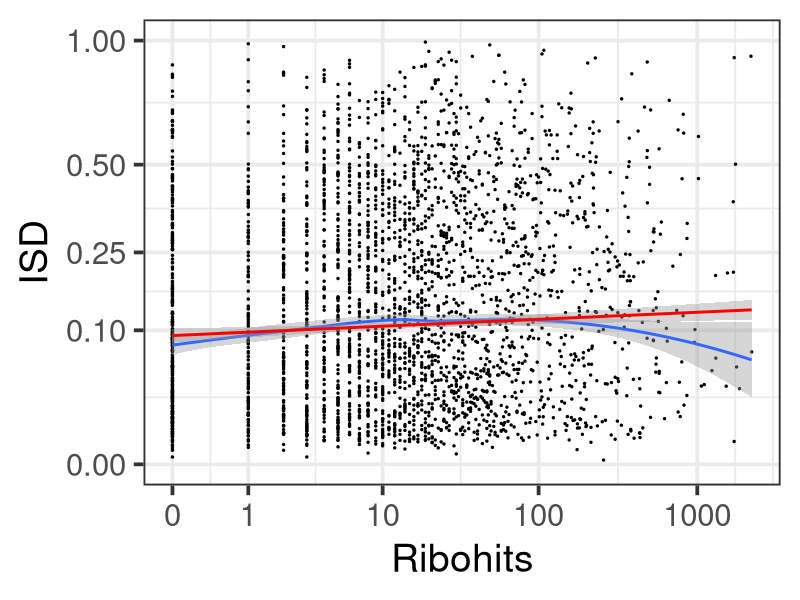
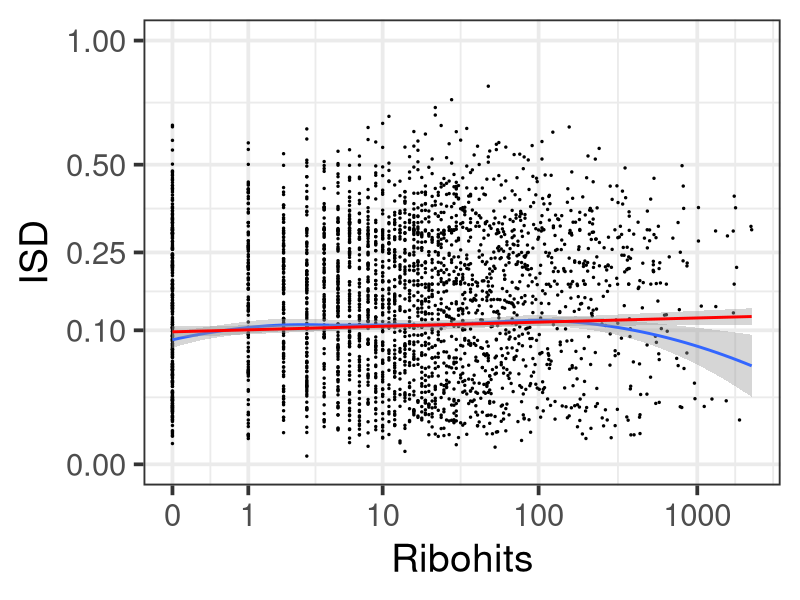
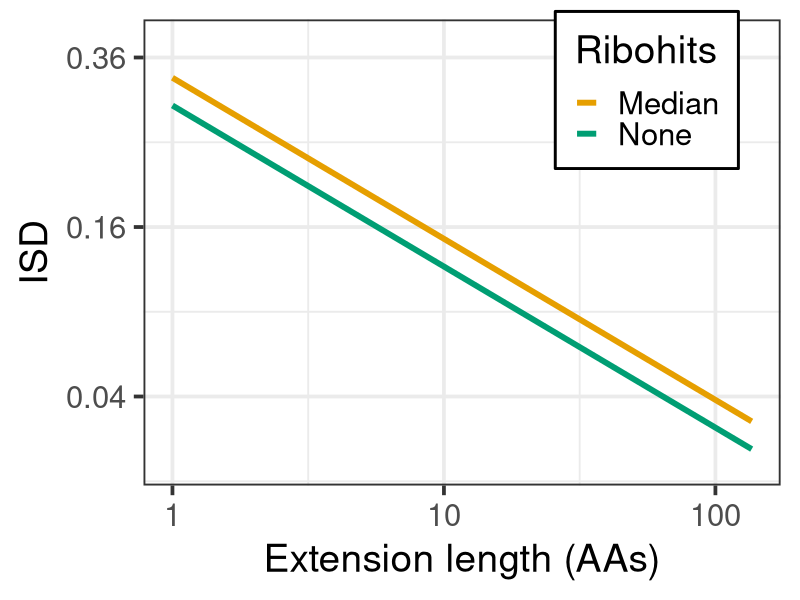
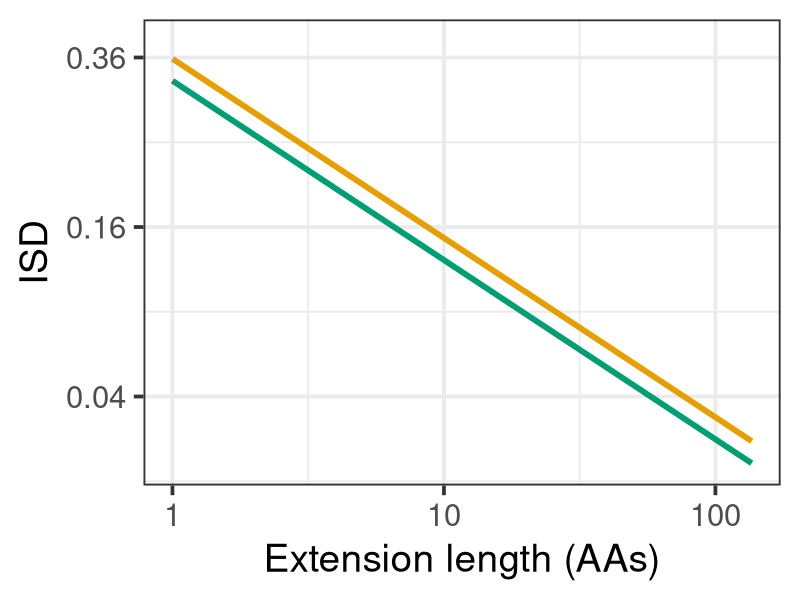

Source code (R) for these figures, in order:
# Figure 4 code.

# Load ribohits data.
ribohits.data <- read.table("Data/ribohits_data_11-13-19.tab", header = T, sep = "\t", stringsAsFactors = F)

# Load packages.
library(tidyverse)
library(Hmisc)

# Turning ribohits into a factor.
ribohits.data$Ribohits.factor <- ifelse(ribohits.data$Ribohits.Binary == 1, "Yes", "No")
ribohits.data$Ribohits.factor <- factor(ribohits.data$Ribohits.factor, levels = c("Yes", "No"))

# Transforming ISD in frame.
ribohits.data$ISD.0.sqrt <- sqrt(ribohits.data$ISD.0.iupred2)

# Gather into ISD groups.
ribo.isd <-
  ribohits.data[ribohits.data$Fragile == 0,] %>%
  gather("ISD.0.sqrt", "ISD.grafted.sqrt", key = "Grafting", value = "ISD")

isd.data.weighted <- dplyr::group_by(ribo.isd, Grafting, Ribohits.factor) %>%
  dplyr::summarise(ISD.mean = wtd.mean(ISD, weights = Length.0, na.rm = T),
            ISD.sd = sqrt(wtd.var(ISD, weights = Length.0, na.rm = T)),
            ISD.N = length(ISD[!is.na(ISD)]),
            ISD.se = ISD.sd / sqrt(ISD.N))
isd.data.weighted$Grafting <- c("Original", "Original", "Grafted", "Grafted")
isd.data.weighted$Grafting <- factor(isd.data.weighted$Grafting, levels = c("Original", "Grafted"))
names(isd.data.weighted)[2] <- "Ribohits"

# Making figure 3 part A.
cbPalette <- c("#000000", "#E69F00", "#56B4E9", "#009E73", "#F0E442", "#0072B2", "#D55E00", "#CC79A7")

fig.4a.orig <- 
  ggplot(data = ribohits.data[ribohits.data$Fragile == 0,],
         aes(x = log10(Ribohits.summed + 0.5),
             y = ISD.0.sqrt,
             weight = Length.0 - 1)
  ) +
  geom_point(size = 0.5) +
  geom_smooth(method = "loess") +
  geom_smooth(method = "lm", color = "red") +
  xlab("Ribohits") +
  ylab("ISD") +
  scale_y_continuous(limits = c(0, 1),
                     breaks = sqrt(c(0, 0.1, 0.25, 0.5, 1)),
                     labels = c("0.00", "0.10", "0.25", "0.50", "1.00")) +
  scale_x_continuous(breaks = log10(c(0.5, 1.5, 10.5, 100.5, 1000.5)),
                     labels = c(0, 1, 10, 100, 1000)) +
  theme_bw(base_size = 28)

#ggExtra::ggMarginal(fig.4a.orig, type = "histogram")
png(filename = "Scripts/Figures/ISD_0_weighted_loess_lm_12-8-19.png", width = 6, height = 6, units = "in", res = 350)
fig.4a.orig
dev.off()

# Part A grafted.
png(filename = "Scripts/Figures/ISD_g_weighted_loess_lm_12-8-19.png", width = 6, height = 6, units = "in", res = 350)
fig.4a.grafted <-
  ggplot(data = ribohits.data[ribohits.data$Fragile == 0,],
       aes(x = log10(Ribohits.summed + 0.5),
           y = ISD.grafted.sqrt,
           weight = Length.0)
) +
  geom_point(size = 0.5) +
  geom_smooth(method = "loess") +
  geom_smooth(method = "lm", color = "red") +
  xlab("Ribohits") +
  ylab("ISD") +
  scale_y_continuous(limits = c(0, 1),
                     breaks = sqrt(c(0, 0.1, 0.25, 0.5, 1)),
                     labels = c("0.00", "0.10", "0.25", "0.50", "1.00")) +
  scale_x_continuous(breaks = log10(c(0.5, 1.5, 10.5, 100.5, 1000.5)),
                     labels = c(0, 1, 10, 100, 1000)) +
  theme_bw(base_size = 28)
#ggExtra::ggMarginal(fig.4a.grafted, type = "histogram")
fig.4a.grafted
dev.off()

# Making figure 3 part B.
names(ribohits.data)[19] <- "Ribohits"
isd.0.lm <- lm(data = ribohits.data[ribohits.data$Fragile == 0,],
               formula = ISD.0.sqrt ~ log10(Ribohits.summed + 0.5) + log10(Length.0),
               weights = (Length.0 - 1))
isd.0.summary <- summary(isd.0.lm)
AIC(isd.0.lm)
isd.0.lrt <- drop1(isd.0.lm, test = "Chisq")
isd.0.lrt$`Pr(>Chi)`

isd.g.lm <- lm(data = ribohits.data[ribohits.data$Fragile == 0,],
               formula = ISD.grafted.sqrt ~ log10(Ribohits.summed + 0.5) + log10(Length.0),
               weights = Length.0 - 1)
isd.g.summary <- summary(isd.g.lm)
AIC(isd.g.lm)
isd.g.lrt <- drop1(isd.g.lm, test = "Chisq")
isd.g.lrt$`Pr(>Chi)`

med.ribo <- log10(median(ribohits.data[ribohits.data$Fragile == 0,]$Ribohits.summed + 0.5, na.rm = T))
no.ribo <- log10(0.5)

png(filename = "Scripts/Figures/ISD0_Length0_ribo_12-8-19.png", width = 6, height = 6, units = "in", res = 350)
ggplot(data = ribohits.data[ribohits.data$Fragile == 0,],
       aes(x = log10(Length.0),
           y = sqrt(ISD.0.iupred2),
           color = Ribohits)) +
  stat_function(fun = function(x)isd.0.lm$coefficients[1]+isd.0.lm$coefficients[3]*x+no.ribo*isd.0.lm$coefficients[2],
                geom = "line", aes(color = "No"), size = 2) +
  stat_function(fun = function(x)isd.0.lm$coefficients[1]+isd.0.lm$coefficients[3]*x+med.ribo*isd.0.lm$coefficients[2],
                geom = "line", aes(color = "Yes"), size = 2) +
  xlab("Extension length (AAs)") +
  ylab("ISD") +
  scale_x_continuous(breaks = log10(c(1, 10, 100)),
                     labels = c(1, 10, 100)) +
  scale_y_continuous(breaks = sqrt(c(0.04, 0.16, 0.36)),
                     labels = c(0.04, 0.16, 0.36),
                     limits = c(0.12, 0.62)) +
  theme_bw(base_size = 28) +
  scale_color_manual(limits = c("Yes", "No"), labels = c("Median", "None"), values = cbPalette[c(2,4)]) +
  theme(legend.position = c(0.79, 0.8485),
        legend.background = element_rect(fill = "white", size = 1, linetype = "solid", color = "black"))
dev.off()

png(filename = "Scripts/Figures/ISDg_Length0_ribo_12-8-19.png", width = 6, height = 6, units = "in", res = 350)
ggplot(data = ribohits.data[ribohits.data$Fragile == 0,],
       aes(x = log10(Length.0),
           y = ISD.grafted.sqrt,
           color = Ribohits)) +
  stat_function(fun = function(x)isd.g.lm$coefficients[1]+isd.g.lm$coefficients[3]*x+no.ribo*isd.0.lm$coefficients[2],
                geom = "line", aes(color = "No"), size = 2) +
  stat_function(fun = function(x)isd.g.lm$coefficients[1]+isd.g.lm$coefficients[3]*x+med.ribo*isd.g.lm$coefficients[2],
                geom = "line", aes(color = "Yes"), size = 2) +
  xlab("Extension length (AAs)") +
  ylab("ISD") +
  scale_x_continuous(breaks = log10(c(1, 10, 100)),
                     labels = c(1, 10, 100)) +
  scale_y_continuous(breaks = sqrt(c(0.04, 0.16, 0.36)),
                     labels = c(0.04, 0.16, 0.36),
                     limits = c(0.12, 0.62)) +
  theme_bw(base_size = 28) +
  scale_color_manual(limits = c("Yes", "No"), labels = c("Median", "None"), values = cbPalette[c(2,4)]) +
  theme(legend.position = "none")
dev.off()
